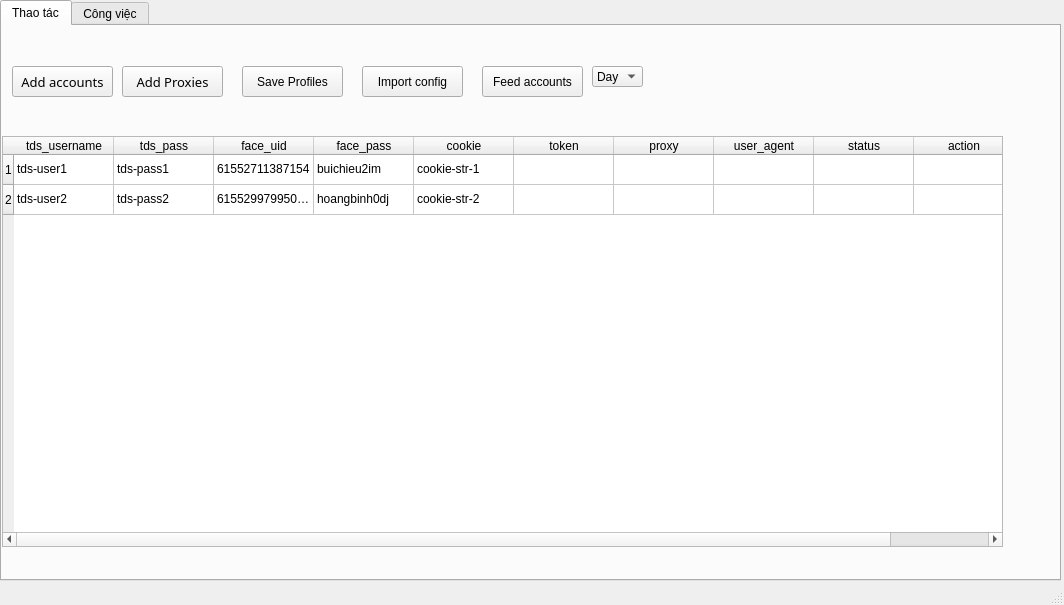
<?xml version="1.0" encoding="UTF-8"?>
<ui version="4.0">
 <class>MainWindow</class>
 <widget class="QMainWindow" name="MainWindow">
  <property name="geometry">
   <rect>
    <x>0</x>
    <y>0</y>
    <width>1064</width>
    <height>605</height>
   </rect>
  </property>
  <property name="windowTitle">
   <string>MainWindow</string>
  </property>
  <widget class="QWidget" name="centralwidget">
   <widget class="QTabWidget" name="tabWidget">
    <property name="geometry">
     <rect>
      <x>0</x>
      <y>0</y>
      <width>1061</width>
      <height>581</height>
     </rect>
    </property>
    <property name="currentIndex">
     <number>0</number>
    </property>
    <widget class="QWidget" name="tab">
     <attribute name="title">
      <string>Thao tác</string>
     </attribute>
     <widget class="QTableWidget" name="tableWidget">
      <property name="geometry">
       <rect>
        <x>0</x>
        <y>110</y>
        <width>1001</width>
        <height>411</height>
       </rect>
      </property>
      <row>
       <property name="text">
        <string>1</string>
       </property>
      </row>
      <row>
       <property name="text">
        <string>2</string>
       </property>
      </row>
      <column>
       <property name="text">
        <string>tds_username</string>
       </property>
      </column>
      <column>
       <property name="text">
        <string>tds_pass</string>
       </property>
      </column>
      <column>
       <property name="text">
        <string>face_uid</string>
       </property>
      </column>
      <column>
       <property name="text">
        <string>face_pass</string>
       </property>
      </column>
      <column>
       <property name="text">
        <string>cookie</string>
       </property>
      </column>
      <column>
       <property name="text">
        <string>token</string>
       </property>
      </column>
      <column>
       <property name="text">
        <string>proxy</string>
       </property>
      </column>
      <column>
       <property name="text">
        <string>user_agent</string>
       </property>
      </column>
      <column>
       <property name="text">
        <string>status</string>
       </property>
      </column>
      <column>
       <property name="text">
        <string>action</string>
       </property>
      </column>
      <item row="0" column="0">
       <property name="text">
        <string>tds-user1</string>
       </property>
      </item>
      <item row="0" column="1">
       <property name="text">
        <string>tds-pass1</string>
       </property>
      </item>
      <item row="0" column="2">
       <property name="text">
        <string>61552711387154</string>
       </property>
      </item>
      <item row="0" column="3">
       <property name="text">
        <string>buichieu2im</string>
       </property>
      </item>
      <item row="0" column="4">
       <property name="text">
        <string>cookie-str-1</string>
       </property>
      </item>
      <item row="1" column="0">
       <property name="text">
        <string>tds-user2</string>
       </property>
      </item>
      <item row="1" column="1">
       <property name="text">
        <string>tds-pass2</string>
       </property>
      </item>
      <item row="1" column="2">
       <property name="text">
        <string>61552997995019</string>
       </property>
      </item>
      <item row="1" column="3">
       <property name="text">
        <string>hoangbinh0dj</string>
       </property>
      </item>
      <item row="1" column="4">
       <property name="text">
        <string>cookie-str-2</string>
       </property>
      </item>
     </widget>
     <widget class="QPushButton" name="addAccountButton">
      <property name="geometry">
       <rect>
        <x>10</x>
        <y>40</y>
        <width>101</width>
        <height>31</height>
       </rect>
      </property>
      <property name="font">
       <font>
        <family>Yu Gothic</family>
        <pointsize>10</pointsize>
        <weight>50</weight>
        <bold>false</bold>
       </font>
      </property>
      <property name="text">
       <string>Add accounts</string>
      </property>
     </widget>
     <widget class="QPushButton" name="addProxyButton">
      <property name="geometry">
       <rect>
        <x>120</x>
        <y>40</y>
        <width>101</width>
        <height>31</height>
       </rect>
      </property>
      <property name="font">
       <font>
        <family>Yu Gothic</family>
        <pointsize>10</pointsize>
        <weight>50</weight>
        <bold>false</bold>
       </font>
      </property>
      <property name="text">
       <string>Add Proxies</string>
      </property>
     </widget>
     <widget class="QPushButton" name="saveProfiles">
      <property name="geometry">
       <rect>
        <x>240</x>
        <y>40</y>
        <width>101</width>
        <height>31</height>
       </rect>
      </property>
      <property name="text">
       <string>Save Profiles</string>
      </property>
     </widget>
     <widget class="QPushButton" name="importConfig">
      <property name="geometry">
       <rect>
        <x>360</x>
        <y>40</y>
        <width>101</width>
        <height>31</height>
       </rect>
      </property>
      <property name="text">
       <string>Import config</string>
      </property>
     </widget>
     <widget class="QPushButton" name="feedAccounts">
      <property name="geometry">
       <rect>
        <x>480</x>
        <y>40</y>
        <width>101</width>
        <height>31</height>
       </rect>
      </property>
      <property name="text">
       <string>Feed accounts</string>
      </property>
     </widget>
     <widget class="QComboBox" name="configDays">
      <property name="geometry">
       <rect>
        <x>590</x>
        <y>40</y>
        <width>51</width>
        <height>21</height>
       </rect>
      </property>
      <item>
       <property name="text">
        <string>Day 1</string>
       </property>
      </item>
      <item>
       <property name="text">
        <string>Day 2</string>
       </property>
      </item>
     </widget>
    </widget>
    <widget class="QWidget" name="tab_2">
     <attribute name="title">
      <string>Công việc</string>
     </attribute>
     <widget class="QLabel" name="label">
      <property name="geometry">
       <rect>
        <x>10</x>
        <y>30</y>
        <width>101</width>
        <height>16</height>
       </rect>
      </property>
      <property name="text">
       <string>livestream (nguồn):</string>
      </property>
     </widget>
     <widget class="QLineEdit" name="lineEdit">
      <property name="geometry">
       <rect>
        <x>110</x>
        <y>30</y>
        <width>113</width>
        <height>20</height>
       </rect>
      </property>
     </widget>
     <widget class="QLabel" name="label_2">
      <property name="geometry">
       <rect>
        <x>260</x>
        <y>30</y>
        <width>91</width>
        <height>16</height>
       </rect>
      </property>
      <property name="text">
       <string>Livestream (reup):</string>
      </property>
     </widget>
     <widget class="QLineEdit" name="lineEdit_2">
      <property name="geometry">
       <rect>
        <x>350</x>
        <y>30</y>
        <width>113</width>
        <height>20</height>
       </rect>
      </property>
     </widget>
     <widget class="QLabel" name="label_3">
      <property name="geometry">
       <rect>
        <x>490</x>
        <y>30</y>
        <width>61</width>
        <height>16</height>
       </rect>
      </property>
      <property name="text">
       <string>Delay</string>
      </property>
     </widget>
     <widget class="QLineEdit" name="lineEdit_3">
      <property name="geometry">
       <rect>
        <x>550</x>
        <y>30</y>
        <width>51</width>
        <height>20</height>
       </rect>
      </property>
     </widget>
     <widget class="QTableWidget" name="tableWidget_2">
      <property name="geometry">
       <rect>
        <x>10</x>
        <y>100</y>
        <width>1021</width>
        <height>431</height>
       </rect>
      </property>
      <column>
       <property name="text">
        <string>Comment</string>
       </property>
      </column>
      <column>
       <property name="text">
        <string>Retrieved At</string>
       </property>
      </column>
      <column>
       <property name="text">
        <string>Status</string>
       </property>
      </column>
     </widget>
    </widget>
   </widget>
  </widget>
  <widget class="QMenuBar" name="menubar">
   <property name="geometry">
    <rect>
     <x>0</x>
     <y>0</y>
     <width>1064</width>
     <height>21</height>
    </rect>
   </property>
  </widget>
  <widget class="QStatusBar" name="statusbar"/>
 </widget>
 <resources/>
 <connections/>
</ui>
